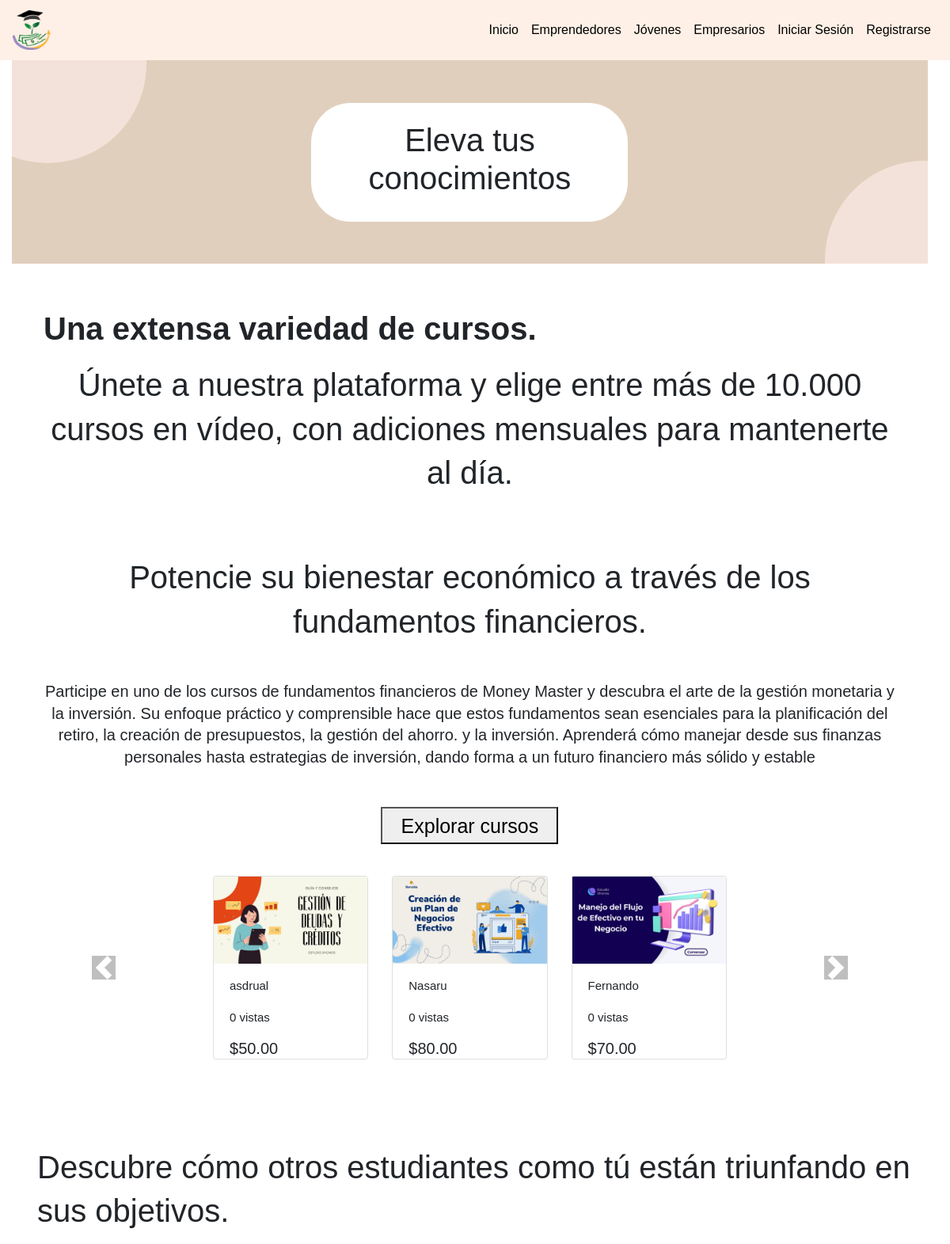
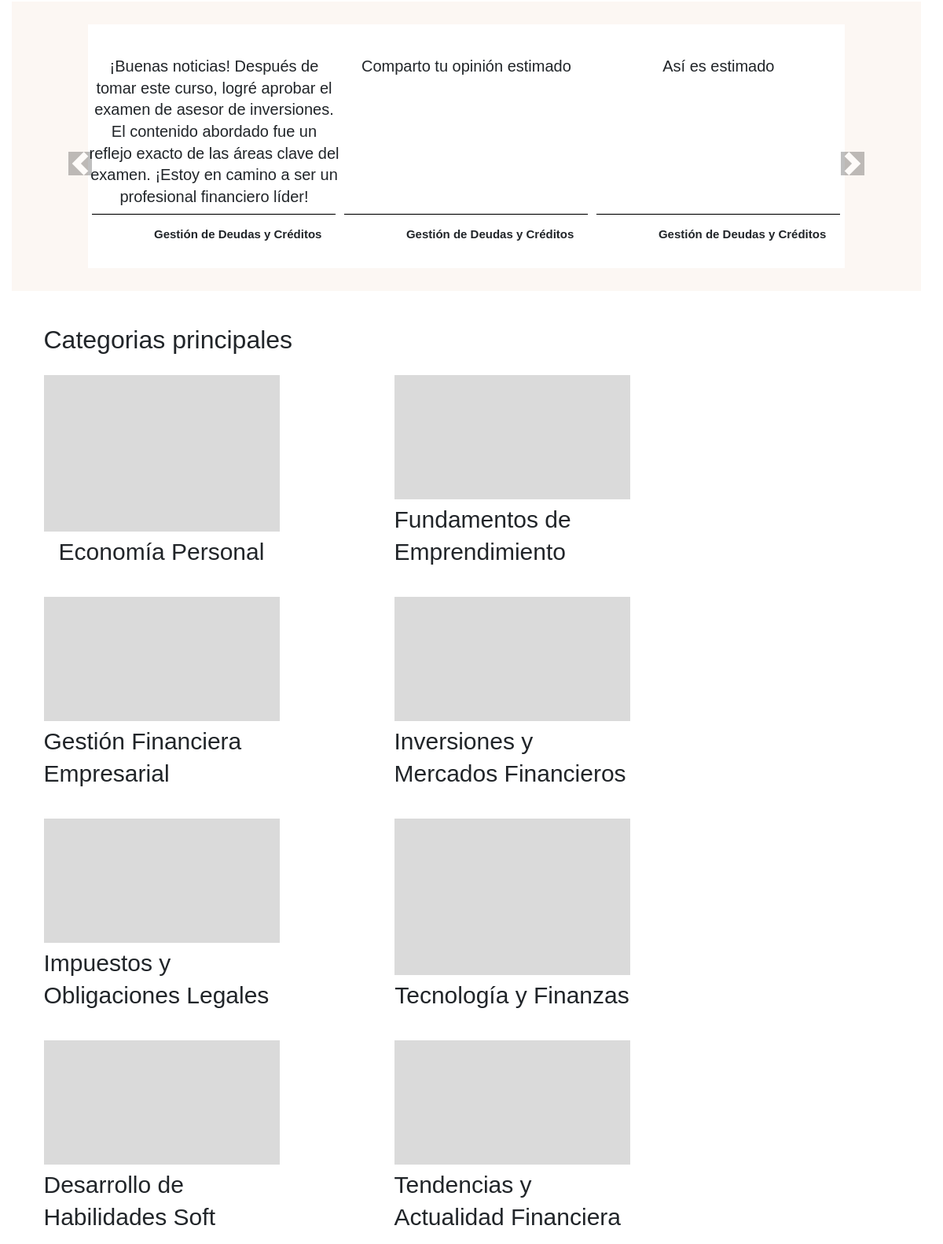
The page / (upper part) on the database its author committed (2 pictures, top to bottom).
### Money/models.py (models this page shows, shortened)
class Curso(models.Model):
    titulo = models.CharField(max_length=200)
    descripcion = models.TextField()
    CATEGORIAS_CHOICES = [
        ('EconomiaPersonal', 'Economía Personal'),
        ('FundamentosEmprendimiento', 'Fundamentos de Emprendimiento'),
        ('GestionFinancieraEmpresarial', 'Gestión Financiera Empresarial'),
        ('InversionesMercadosFinancieros', 'Inversiones y Mercados Financieros'),
        ('ImpuestosObligacionesLegales', 'Impuestos y Obligaciones Legales'),
        ('TecnologiaFinanzas', 'Tecnología y Finanzas'),
        ('DesarrolloHabilidadesSoft', 'Desarrollo de Habilidades Soft'),
        ('TendenciasActualidadFinanciera', 'Tendencias y Actualidad Financiera'),
    ]
    categoria = models.CharField(max_length=100, choices=CATEGORIAS_CHOICES, default='EconomiaPersonal')
    destacado = models.BooleanField(default=False)
    duracion = models.DurationField(null=True, blank=True)  # Duración total del curso
    fecha_creacion = models.DateTimeField(default=timezone.now)
    instructor = models.ForeignKey(User, on_delete=models.CASCADE, related_name='cursos_creados')
    precio = models.DecimalField(max_digits=10, decimal_places=2)
    imagen = models.ImageField(upload_to='cursos/', null=True, blank=True)
    vistas = models.PositiveIntegerField(default=0)
    lecciones_completadas = models.PositiveIntegerField(default=0)

class Comentario(models.Model):
    texto = models.TextField()
    fecha_comentario = models.DateTimeField(auto_now_add=True)
    usuario = models.ForeignKey(User, on_delete=models.CASCADE)
    publicacion = models.ForeignKey(Publicacion, on_delete=models.CASCADE, null=True, blank=True)
    curso = models.ForeignKey(Curso, on_delete=models.CASCADE, default=1, null=True, blank=True)
    likes = models.PositiveIntegerField(default=0)
    comentario_padre = models.ForeignKey('self', on_delete=models.CASCADE, null=True, blank=True)

### Money/views.py (the view)
# urls.py: path('', views.index, name='index'),
def index(request):
    cursos = Curso.objects.all()[:10]  # Obtener los primeros 10 cursos
    comentarios = Comentario.objects.filter(curso__in=cursos)  # Obtener los comentarios de esos cursos
    comentarios_segmentados = [comentarios[i:i + 3] for i in range(0, len(comentarios), 3)]
    categorias_principales = Curso.CATEGORIAS_CHOICES
    context = {
        'cursos': cursos,
        'comentarios': comentarios,
        'comentarios_segmentados': comentarios_segmentados,
        'categorias_principales': categorias_principales  # Agrega esto
    }
    return render(request, 'inicio.html', context)

### Money/templates/inicio.html (shortened to what this page needs)
{% extends "base.html" %}
{% load static %}
{% block extra_head %}
<link rel="stylesheet" href="https://maxcdn.bootstrapcdn.com/bootstrap/4.5.2/css/bootstrap.min.css">
{% endblock %}
{% block content %}
<div style="background-color: #e1cfbd; width: 100%; height: 257px;display: flex; align-items: center;justify-content: center; position: relative; overflow: hidden;">
    <div style="background-color: white; border-radius: 50px; width: 400px; height: 150px; display: flex; align-items: center;">
        <h1 style="text-align: center;">Eleva tus conocimientos</h1>
    </div>
    <div style="position: absolute; inset-inline-start: -80px; inset-block-start: -120px; height: 250px; width: 250px; background-color: #f3e2d9; border-radius: 50%;"></div>
    <div style="position: absolute; inset-inline-end: -120px; inset-block-end: -120px; height: 250px; width: 250px; background-color: #f3e2d9; border-radius: 50%;"></div>
</div>
<p style="margin-block-start:55px;margin-inline-start: 40px;"><b>Una extensa variedad de cursos.</b></p>
<p style="text-align:center;margin-inline: 40px; margin-block-end:50px;">Únete a nuestra plataforma y elige entre más de 10.000 cursos en vídeo, con adiciones mensuales para mantenerte al día.</p>
<div style="background-color:white;margin-inline: 34px; padding-block-start:27px; padding-block-end:29px; margin-block-end:80px;">
    <p style="text-align:center;padding-block-end:31px;">Potencie su bienestar económico a través de los fundamentos financieros.</p>
    <p style="text-align:center;font-size:20px;line-height:27.66px;">Participe en uno de los cursos de fundamentos financieros de Money Master  y descubra el arte de la gestión monetaria y la inversión. Su enfoque práctico y comprensible hace que estos fundamentos sean esenciales para la planificación del retiro, la creación de presupuestos, la gestión del ahorro. y la inversión. Aprenderá cómo manejar desde sus finanzas personales hasta estrategias de inversión, dando forma a un futuro financiero más sólido y estable</p>
    <div style="display:flex; justify-content:center; margin-block:40px;">
        <a href="{% url 'index_contenido_sin_inicio' %}">
            <button style="width:224px;height:47px;font-size:25px;line-height:34.58px; text-align:center;">Explorar cursos</button>
        </a>
    </div>
    <div id="cursoCarousel" class="carousel slide" data-ride="carousel">
        <div class="carousel-inner" style="padding-inline:220px;">
            {% for curso in cursos %}
            {% if forloop.counter0|divisibleby:3 %}
            <div class="carousel-item {% if forloop.first %}active{% endif %}">
                <div class="row">
            {% endif %}
            <div class="col-md-4">
                <div class="card">
                    <img src="{{ curso.imagen.url }}" alt="{{ curso.titulo }}" class="img-fluid">
                    <p style="font-size:15px; margin:0;height:40px;padding-inline-start:20px;">{{ curso.instructor.username }}</p>
                    <p style="font-size:15px; margin:0;height:40px;padding-inline-start:20px;">{{ curso.vistas }} vistas</p>
                    <p style="font-size:20px; margin:0;height:40px;padding-inline-start:20px;">${{ curso.precio }}</p>
                </div>
            </div>
            {% if forloop.counter|divisibleby:3 or forloop.last %}
                </div>
            </div>
            {% endif %}
            {% endfor %}
        </div>
        <a class="carousel-control-prev" href="#cursoCarousel" role="button" data-slide="prev">
            <span class="carousel-control-prev-icon" aria-hidden="true"></span>
        </a>
        <a class="carousel-control-next" href="#cursoCarousel" role="button" data-slide="next">
            <span class="carousel-control-next-icon" aria-hidden="true"></span>
        </a>
    </div>
</div>
<p style="font-size:40px; line-height:55.32px;margin-inline-start:32px;">Descubre cómo otros estudiantes como tú están triunfando en sus objetivos.</p>
<div id="comentarioCarrusel" class="carousel slide" data-ride="carousel">
    <div class="carousel-inner">
        {% for grupo_comentarios in comentarios_segmentados %}
        <div class="carousel-item {% if forloop.first %}active{% endif %}">
            <div style="height:368px;background-color:#fcf7f3;width:100%;margin-block-end:43px;padding-inline:97px;padding-block:29px;display:flex; justify-content:space-between;">
                {% for comentario in grupo_comentarios %}
                <div style="width:365px;height:310px;background-color:white;padding-block-start:40px;">
                    <p style="font-size:20px;line-height:27.6px;text-align:center; margin:0; height: 200px; overflow: auto;">{{ comentario.texto }}</p>
                    <hr style="border-bottom:1px solid black;width:310px;margin-block:0;">
                    <div style="display:flex; padding-inline-start:27px;">
                        <div style="padding-inline-end:17px;">
                            <svg xmlns="http://www.w3.org/2000/svg" xmlns:xlink="http://www.w3.org/1999/xlink" width="40" height="40" viewBox="0 0 40 40" fill="none">
                            <rect width="40" height="40" fill="url(#pattern0_{{ comentario.id }})"/>
                            <defs>
                            <pattern id="pattern0_{{ comentario.id }}" patternContentUnits="objectBoundingBox" width="1" height="1">
                            <use xlink:href="#image0_7_83_{{ comentario.id }}" transform="scale(0.00195312)"/>
                            </pattern>
                            <image id="image0_7_83_{{ comentario.id }}" width="512" height="512" xlink:href="{{ comentario.curso.imagen_url }}"/>
                            </defs>
                            </svg>
                        </div>
                        <p style="font-size:15px;line-height:20.75px;text-align:center; margin-block-start:15px;"><b>{{ comentario.curso.titulo }}</b></p>
                    </div>
                </div>
                {% endfor %}
            </div>
        </div>
        {% endfor %}
    </div>
    <a class="carousel-control-prev" href="#comentarioCarrusel" data-slide="prev">
        <span class="carousel-control-prev-icon"></span>
    </a>
    <a class="carousel-control-next" href="#comentarioCarrusel" data-slide="next">
        <span class="carousel-control-next-icon"></span>
    </a>
</div>
<div style="padding-inline: 40.5px;">
    <h2 style="margin-block-end: 25px;">Categorias principales</h2>
    <div style="display: flex; flex-wrap: wrap; row-gap: 20px; column-gap: 146px;">
        {% for categoria in categorias_principales %}
            <div style="display: flex; align-items: center; justify-content: start; flex-direction: column; width: 300px; height: 262px; gap: 5px;">
                <div style="background-color: #dadada; height: 200px; width: 300px;"></div>
                <p style="font-size:30px; line-height:41.49px;">{{ categoria.1 }}</p>
            </div>
        {% endfor %}
    </div>
</div>
{% endblock %}

### Money/templates/base.html (style rules this page uses)
body { font-family: 'Scope One', serif; background-color: #fff; display: flex; flex-direction: column; align-items: stretch; min-height: 100vh; }

### Money/templates/inicio.html (style rules this page uses)
.carousel-control-prev-icon, .carousel-control-next-icon { background-color: rgba(0, 0, 0, 0.5); width: 30px; height: 30px; }
.carousel-inner { overflow: visible; }
body { font-family: Arial, sans-serif; margin: 0; padding: 0; }

### rows shown on the page
Curso: imagen (picture), instructor.username "asdrual", vistas "0", precio "50.00"
Curso: imagen (picture), instructor.username "Nasaru", vistas "0", precio "80.00"
Curso: imagen (picture), instructor.username "Fernando", vistas "0", precio "70.00"
Comentario: texto "¡Buenas noticias! Después de tomar este curso, logré aprobar el examen de asesor de inversiones. El contenido abordado fue un reflejo exacto de las áreas clave del examen. ¡Estoy en camino a ser un profesional financiero líder!", curso.titulo "Gestión de Deudas y Créditos"
Comentario: texto "Comparto tu opinión estimado", curso.titulo "Gestión de Deudas y Créditos"
Comentario: texto "Así es estimado", curso.titulo "Gestión de Deudas y Créditos"

### other values the page prints
{{ categoria.1 }} "Economía Personal" "Fundamentos de Emprendimiento" "Gestión Financiera Empresarial" "Inversiones y Mercados Financieros" "Impuestos y Obligaciones Legales" "Tecnología y Finanzas" "Desarrollo de Habilidades Soft" "Tendencias y Actualidad Financiera"
